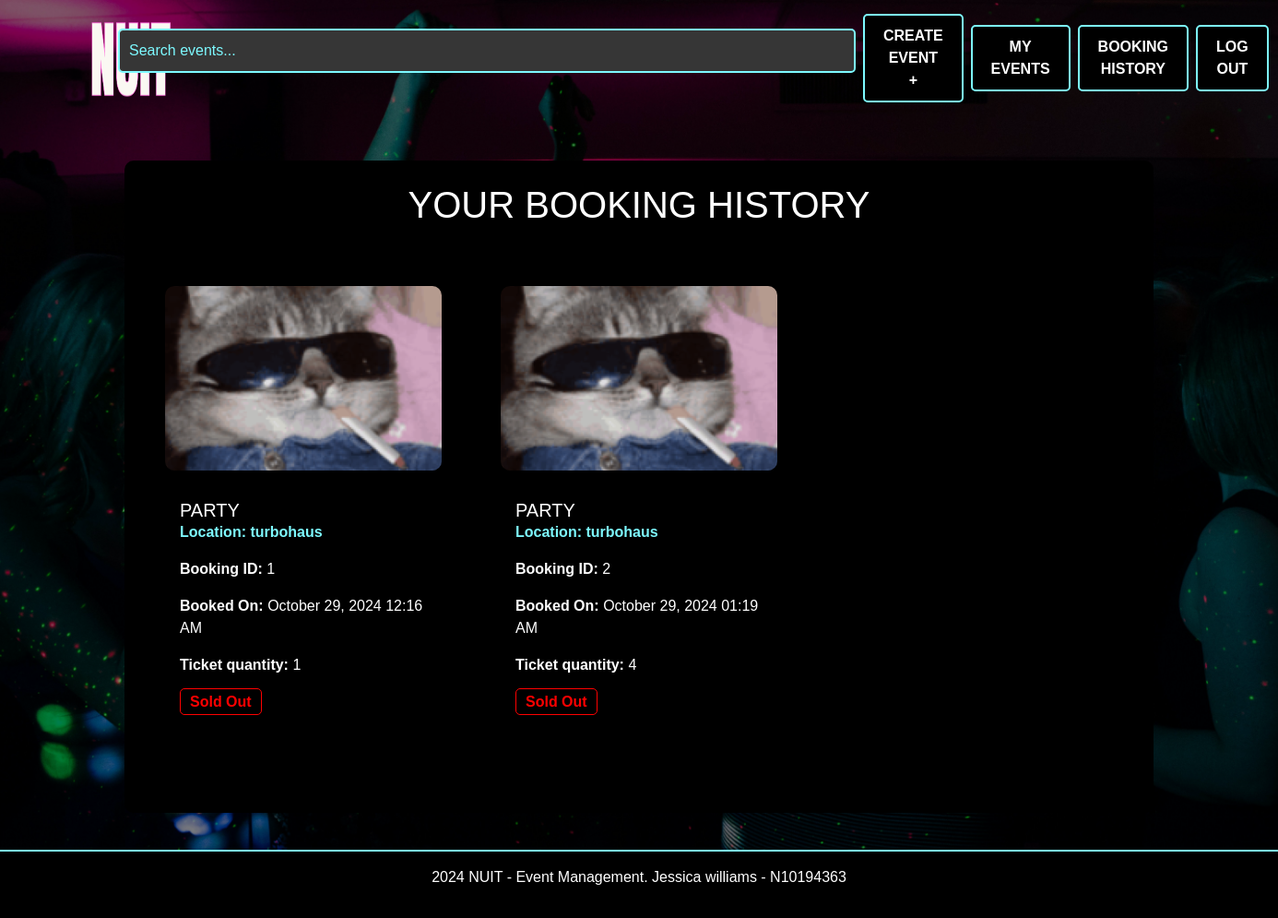
Screenshot of /booking_history (signed in) with the database file from the repository.
### website/models.py (models this page shows, shortened)
class Booking(db.Model):
    id = db.Column(db.Integer, primary_key=True)
    quantity = db.Column(db.Integer, nullable=False)
    booking_date = db.Column(db.DateTime, default=datetime.now(timezone.utc))
    user_id = db.Column(db.Integer, db.ForeignKey('user.id'), nullable=False)
    event_id = db.Column(db.Integer, db.ForeignKey('event.id'), nullable=False)

class Event(db.Model):
    id = db.Column(db.Integer, primary_key=True)
    name = db.Column(db.String(100), nullable=False)
    location = db.Column(db.String(100), nullable=False)
    date = db.Column(db.DateTime, nullable=False)
    description = db.Column(db.Text, nullable=True)
    available_tickets = db.Column(db.Integer, nullable=False)
    categories = db.Column(db.String(200), nullable=False)
    status = db.Column(db.String(200), default="Tickets available", nullable=False)
    image = db.Column(db.String(100), nullable=True)
    creator_id = db.Column(db.Integer, db.ForeignKey('user.id'), nullable=False)
    comments = db.relationship('Comment', backref='event', lazy=True)
    bookings = db.relationship('Booking', backref='event', lazy=True)

### website/views.py (the view)
@main_bp.route('/booking_history')
@login_required
def booking_history():
    bookings = Booking.query.filter_by(user_id=current_user.id).all()
    print("Retrieved bookings:", bookings)
    return render_template('booking_history.html', bookings=bookings)

### website/__init__.py (called while the page is built)
def create_app():
    app = Flask(__name__)  # this is the name of the module/package that is calling this app
    app.debug = True
    app.secret_key = 'somesecretkey'
    app.config['SQLALCHEMY_DATABASE_URI'] = 'sqlite:///sitedata.sqlite'
    db.init_app(app)
    Bootstrap5(app)
    login_manager = LoginManager()
    login_manager.login_view = 'auth.login'
    login_manager.init_app(app)
    UPLOAD_FOLDER = 'website/static/img'
    app.config['UPLOAD_FOLDER'] = UPLOAD_FOLDER
    from .models import User
    @login_manager.user_loader
    def load_user(user_id):
       return db.session.scalar(db.select(User).where(User.id==user_id))
    from . import views
    app.register_blueprint(views.main_bp)
    from . import auth
    app.register_blueprint(auth.auth_bp)
    from .events import event_bp
    app.register_blueprint(event_bp)
    return app

### website/templates/booking_history.html (shortened to what this page needs)
{% extends "base.html" %} {% from "bootstrap5/form.html" import render_form %}
{% block content %}
<div class="container mt-5">
  <div class="section-background p-4">
    <h1 class="text-center">YOUR BOOKING HISTORY</h1>
    {% if bookings %}
    <div class="row mt-4">
      {% for booking in bookings %}
      <div class="col-md-6 col-lg-4 mb-4">
        <div class="event-card mb-4">
          <img
            src="{{ url_for('static', filename=booking.event.image.replace('website/static/', '')) }}"
            alt="Event Image"
            class="card-img-top"
            style="max-height: 200px; object-fit: cover"
          />
          <div class="p-3">
            <h5 class="card-title">{{ booking.event.name }}</h5>
            <p class="location">
              <strong>Location:</strong> {{ booking.event.location }}
            </p>
            <p><strong>Booking ID:</strong> {{ booking.id }}</p>
            <p>
              <strong>Booked On:</strong> {{ booking.booking_date.strftime('%B
              %d, %Y %I:%M %p') }}
            </p>
            <p><strong>Ticket quantity:</strong> {{ booking.quantity }}</p>
            {% if booking.event.status == 'Sold Out' %}
            <span class="event-status status-sold-out">Sold Out</span>
            {% elif booking.event.status == 'Tickets Available' %}
            <span class="event-status status-open">Tickets Available</span>
            {% elif booking.event.status == 'Cancelled' %}
            <span class="event-status status-cancelled">Cancelled</span>
            {% elif booking.event.status == 'Inactive' %}
            <span class="event-status status-inactive">Inactive</span>
            {% endif %}
          </div>
        </div>
        </div>
        {% endfor %}
      </div>
      {% else %}
      <p class="text-center mt-5">
        What are you waiting for? Go book a party! 🥳
      </p>
      {% endif %}
    </div>
  </div>
  {% endblock %}

### website/static/css/styles.css (style rules this page uses)
body, h1, h2, h3, h4, h5, h6, p, a, button, input, footer, .search-bar { font-family: Verdana, Geneva, sans-serif; }
html, body { height: 100%; margin: 0; }
body { display: flex; flex-direction: column; justify-content: space-between; }
.event-status { font-weight: bold; padding: 5px 10px; border-radius: 5px; background-color: black; border: 1px solid; }
.status-sold-out { color: red; border-color: red; }
.event-card { background-color: #000000; border-radius: 10px; padding: 20px; margin: 20px 0; }
.event-card img { width: 100%; height: 200px; object-fit: cover; border-radius: 10px; margin-bottom: 15px; }
.location { color: #7DF9FF; font-weight: bold; }
body { background-image: url('../img/background.jpg'); background-size: cover; background-position: center; background-repeat: no-repeat; background-attachment: fixed; color: white; position: relative; z-index: 0; }
body::before { content: ""; position: fixed; top: 0; left: 0; width: 100%; height: 100%; background-color: rgba(0, 0, 0, 0.5); z-index: -1; }
.section-background { background-color: black; padding: 40px 20px; margin-bottom: 40px; border-radius: 10px; }

### rows the page displays
Booking: image (picture), event.name "PARTY", event.location "turbohaus", id "1", booking_date "October 29, 2024 12:16 AM", quantity "1"
Booking: image (picture), event.name "PARTY", event.location "turbohaus", id "2", booking_date "October 29, 2024 01:19 AM", quantity "4"
